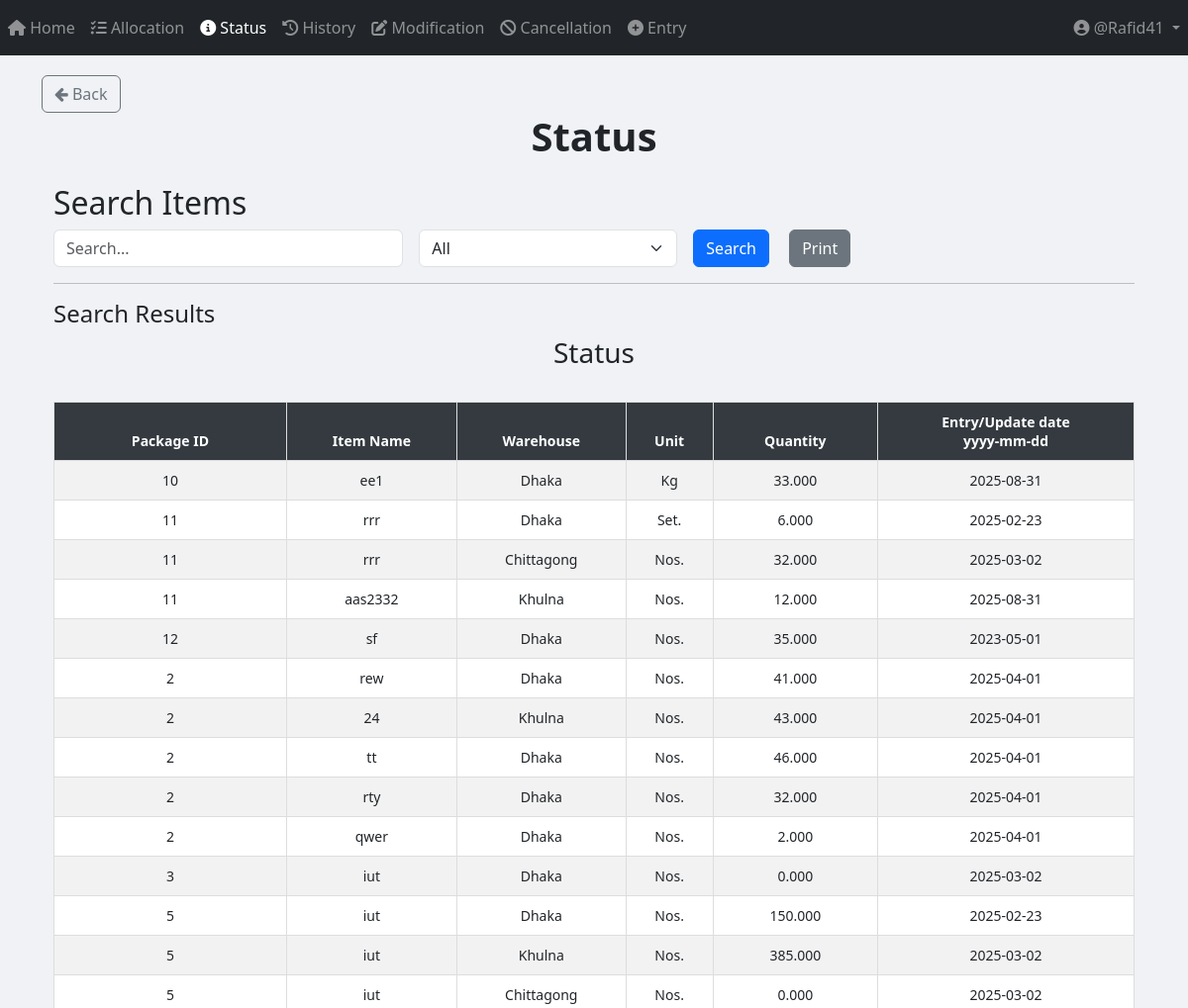
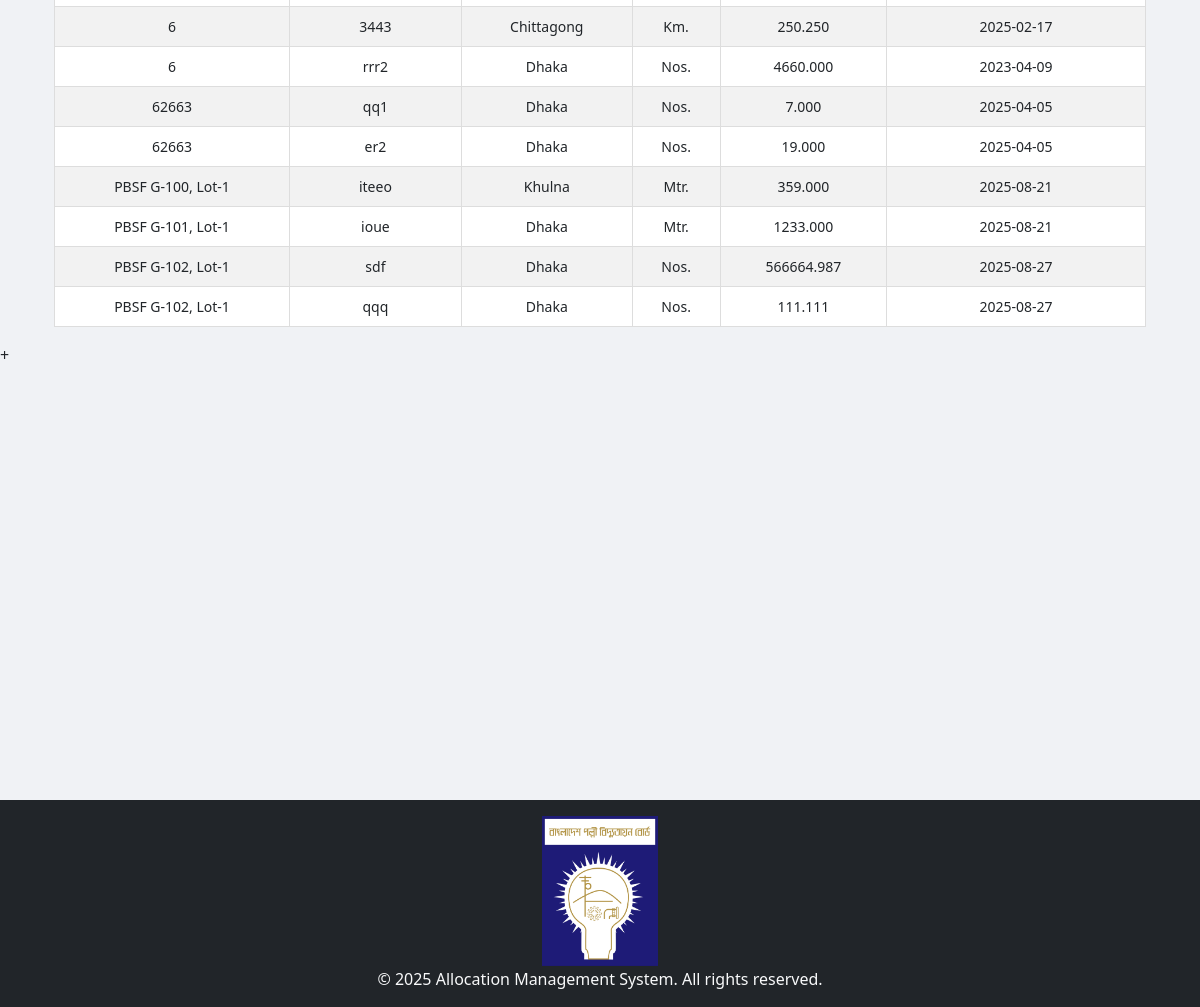
Screenshot of /status/ (signed in) with the database file from the repository (2 pictures, top to bottom).
### App_Entry/models.py (models this page shows, shortened)
class Item(models.Model):
    WAREHOUSE_CHOICES = [
        ("Dhaka", "Dhaka"),
        ("Khulna", "Khulna"),
        ("Chittagong", "Chittagong"),
    ]
    UNIT_CHOICES = [
        ("Nos.", "Nos."),
        ("Mtr.", "Mtr."),
        ("Km.", "Km."),
        ("Set.", "Set."),
        ("Pair.", "Pair."),
        ("Kg", "Kg"),
        ("Lot", "Lot"),
        ("Pcs", "Pcs"),
        ("Coil", "Coil"),
        ("Box", "Box"),
        ("Feet", "Feet"),
        ("Liter", "Liter"),
        ("m3", "m3"),
        ("m2", "m2"),
        ("Ream", "Ream"),
        ("Bundle", "Bundle"),
        ("Carton", "Carton"),
    ]
    name = models.CharField(max_length=255)
    description = models.TextField(blank=True, null=True)
    warehouse = models.CharField(
        max_length=50, choices=WAREHOUSE_CHOICES, default="Dhaka"
    )
    unit_of_item = models.CharField(
        max_length=100, choices=UNIT_CHOICES, default="Nos."
    )  # Updated field
    unit_price = models.DecimalField(max_digits=15, decimal_places=2, default=0.00)
    quantity_of_item = models.DecimalField(
        max_digits=20,
        decimal_places=3,
        default=0.00
    )
    package = models.ForeignKey(
        Package,
        on_delete=models.SET_NULL,
        related_name="package_of_item",
        null=True,
    )
    created_at = models.DateTimeField(default=timezone.now)

class Package(models.Model):
    packageId = models.TextField(unique=True)

### App_Status/views.py (the view, shortened to what this page needs)
# urls.py: path("", views.status_page, name="status_page"),
def status_page(request):
    query = request.GET.get("query", "").strip()  # Strip leading/trailing whitespaces from query input
    filter_by = request.GET.get("filter_by", "All")
    date_filter = request.GET.get("date", "")
    items = Item.objects.all()
    if filter_by == "Entry/Update date" and date_filter:
        try:
            date_obj = datetime.strptime(date_filter, "%Y-%m-%d")
            items = items.filter(created_at__date=date_obj.date())
        except ValueError:
            pass  # If the date format is invalid, ignore the filter
    items = items.order_by("package__packageId")
    return render(
        request,
        "App_Status/status.html",
        {
            "items": items,
            "query": query,
            "filter_by": filter_by,
            "date_filter": date_filter,
        },
    )

### templates/App_Status/status.html (shortened to what this page needs)
{% extends 'base.html' %}
{% load crispy_forms_tags %}
{% load static %}
{% block body_block %}
<a href="{% url 'App_Home:home_page' %}" class="btn btn-outline-secondary">
    <i class="fa fa-arrow-left"></i> Back
</a>
<center><h1><b> Status </b></h1></center>
<div class="container mt-4">
    <h2>Search Items</h2>
    <form method="GET" action="{% url 'App_Status:status_page' %}" class="row g-3">
        <div class="col-md-4">
            <input type="text" name="query" id="searchQuery" class="form-control" placeholder="Search..." value="{{ query }}">
        </div>
        <div class="col-md-3">
            <select name="filter_by" id="filterDropdown" class="form-select" onchange="toggleInputFields()">
                <option value="All" {% if filter_by == "All" %}selected{% endif %}>All</option>
            </select>
        </div>
        <div class="col-md-2">
            <button type="submit" class="btn btn-primary me-3">Search</button>
            <button type="button" class="btn btn-secondary" onclick="printResults()">Print</button>
        </div>
    </form>
    <hr>
    <h4>Search Results</h4>
    <div id="printableArea" class="table-responsive">
        <h3 class="text-center">Status</h3>
        <br>
        <table class="table table-bordered table-striped table-hover">
            <thead class="table-dark sticky-top">
                <tr>
                    <th>Package ID</th>
                    <th>Item Name</th>
                    <th>Warehouse</th>
                    <th>Unit</th>
                    <th>Quantity</th>
                    <th>Entry/Update date <center>yyyy-mm-dd</center></th>
                </tr>
            </thead>
            <tbody>
                {% if items %}
                    {% for item in items %}
                    <tr>
                        <td>{{ item.package.packageId }}</td>
                        <td>{{ item.name }}</td>
                        <td>{{ item.warehouse }}</td>
                        <td>{{ item.unit_of_item }}</td>
                        <td>{{ item.quantity_of_item }}</td>
                        <td>{{ item.created_at | date:"Y-m-d" }}</td>
                    </tr>
                    {% endfor %}
                {% else %}
                    <tr>
                        <td colspan="7" class="text-center text-danger">No matching data found</td>
                    </tr>
                {% endif %}
            </tbody>
        </table>
    </div>
</div>
{% endblock %}

### templates/partials/navbar.html (shortened to what this page needs)
{% if request.path|slice:":9" == "/project/" %}
    <nav class="navbar navbar-expand-sm navbar-dark" style="background-color: #2f1658ff;">
        <button class="navbar-toggler" type="button" data-toggle="collapse" data-target="#navbarProject">
            <span class="navbar-toggler-icon"></span>
        </button>
        <div class="collapse navbar-collapse" id="navbarProject">
            <ul class="navbar-nav mr-auto">
                {% if user.is_authenticated %}
                    <li class="nav-item">
                        <a class="nav-link" href="{% url 'Project_App_Home:project_home_page' %}">
                            <i class="fas fa-project-diagram"></i> P_Home
                        </a>
                    </li>
                    {% if request.user.is_superuser or request.user.user_group.user_group_type == "Editor" %}
                    <li class="nav-item">
                        <a class="nav-link" href="{% url 'Project_App_Allocation:allocation_page' %}">
                            <i class="fas fa-tasks"></i> P_Allocation
                        </a>
                    </li>
                    {% endif %}
                    {% if request.user.is_superuser or request.user.user_group.user_group_type in "Editor View History and Status only" %}
                    <li class="nav-item">
                        <a class="nav-link" href="{% url 'Project_App_Status:status_page' %}">
                            <i class="fas fa-info-circle"></i> P_Status
                        </a>
                    </li>
                    {% endif %}
                    <li class="nav-item">
                        <a class="nav-link" href="{% url 'Project_App_History:history_page' %}">
                            <i class="fas fa-history"></i> P_History
                        </a>
                    </li>
                    {% if request.user.is_superuser or request.user.user_group.user_group_type == "Editor" %}
                    <li class="nav-item">
                        <a class="nav-link" href="{% url 'Project_App_Modification:modification_menu' %}">
                            <i class="fas fa-edit"></i> P_Modification
                        </a>
                    </li>
                    <li class="nav-item">
                        <a class="nav-link" href="{% url 'Project_App_Cancellation:cancellation' %}">
                            <i class="fas fa-ban"></i> P_Cancellation
                        </a>
                    </li>
                    <li class="nav-item">
                        <a class="nav-link" href="{% url 'Project_App_Entry:entry_page' %}">
                            <i class="fas fa-plus-circle"></i> P_Entry
                        </a>
                    </li>
                    <li class="nav-item">
                        <a class="nav-link" href="{% url 'Project_App_ProjectWiseBalance:project_list' %}">
                            <i class="fas fa-plus-circle"></i> P_Project-Wise Balance
                        </a>
                    </li>
                    {% endif %}
                {% endif %}
            </ul>
            <ul class="navbar-nav">
                {% if user.is_authenticated %}
                    <li class="nav-item dropdown">
                        <a class="nav-link dropdown-toggle" href="#" id="userDropdown" role="button" data-toggle="dropdown">
                            <i class="fas fa-user-circle"></i> @{{ user.username }}
                        </a>
                        <div class="dropdown-menu dropdown-menu-right">
                            {% if request.user.is_superuser %}
                                <a class="dropdown-item text-primary" href="{% url 'App_Admin_Panel:admin_panel_home' %}">
                                    <i class="fas fa-tools"></i> <strong>Admin Panel</strong>
                                </a>
                                <div class="dropdown-divider"></div>
                            {% endif %}
                            <a class="dropdown-item text-danger" href="{% url 'App_Login:logout' %}">
                                <i class="fas fa-sign-out-alt"></i> <strong>Logout</strong>
                            </a>
                        </div>
                    </li>
                {% else %}
                    <li class="nav-item {% if request.resolver_match.url_name == 'login' %}active{% endif %}">
                        <a class="nav-link" href="{% url 'App_Login:login' %}">
                            <i class="fas fa-sign-in-alt"></i> Login
                        </a>
                    </li>
                {% endif %}
            </ul>
        </div>
    </nav>
{% else %}
    <nav class="navbar navbar-expand-sm navbar-dark bg-dark">
        <div class="collapse navbar-collapse" id="navbarDefault">
            <ul class="navbar-nav mr-auto">
                {% if user.is_authenticated %}
                    <li class="nav-item {% if request.resolver_match.url_name == 'home_page' %}active{% endif %}">
                        <a class="nav-link" href="{% url 'App_Home:home_page' %}">
                            <i class="fas fa-home"></i> Home
                        </a>
                    </li>
                    {% if request.user.is_superuser or request.user.user_group.user_group_type == "Editor" %}
                    <li class="nav-item {% if request.resolver_match.url_name == 'allocation_page' %}active{% endif %}">
                        <a class="nav-link" href="{% url 'App_Allocation:allocation_page' %}">
                            <i class="fas fa-tasks"></i> Allocation
                        </a>
                    </li>
                    {% endif %}
                    {% if request.user.is_superuser or request.user.user_group.user_group_type in "Editor View History and Status only" %}
                    <li class="nav-item {% if request.resolver_match.url_name == 'status_page' %}active{% endif %}">
                        <a class="nav-link" href="{% url 'App_Status:status_page' %}">
                            <i class="fas fa-info-circle"></i> Status
                        </a>
                    </li>
                    {% endif %}
                    <li class="nav-item {% if request.resolver_match.url_name == 'history_page' %}active{% endif %}">
                        <a class="nav-link" href="{% url 'App_History:history_page' %}">
                            <i class="fas fa-history"></i> History
                        </a>
                    </li>
                    {% if request.user.is_superuser or request.user.user_group.user_group_type == "Editor" %}
                    <li class="nav-item {% if request.resolver_match.url_name == 'modification_menu' %}active{% endif %}">
                        <a class="nav-link" href="{% url 'App_Modification:modification_menu' %}">
                            <i class="fas fa-edit"></i> Modification
                        </a>
                    </li>
                    {% endif %}
                    {% if request.user.is_superuser or request.user.user_group.user_group_type == "Editor" %}
                    <li class="nav-item {% if request.resolver_match.url_name == 'cancellation' %}active{% endif %}">
                        <a class="nav-link" href="{% url 'App_Cancellation:cancellation' %}">
                            <i class="fas fa-ban"></i> Cancellation
                        </a>
                    </li>
                    {% endif %}
                    {% if request.user.is_superuser or request.user.user_group.user_group_type == "Editor" %}
                    <li class="nav-item {% if request.resolver_match.url_name == 'entry_page' %}active{% endif %}">
                        <a class="nav-link" href="{% url 'App_Entry:entry_page' %}">
                            <i class="fas fa-plus-circle"></i> Entry
                        </a>
                    </li>
                    {% endif %}
                {% endif %}
            </ul>
            <ul class="navbar-nav">
                {% if user.is_authenticated %}
                    <li class="nav-item dropdown">
                        <a class="nav-link dropdown-toggle" href="#" id="userDropdown" role="button" data-toggle="dropdown">
                            <i class="fas fa-user-circle"></i> @{{ user.username }}
                        </a>
                    </li>
                {% else %}
                    <li class="nav-item {% if request.resolver_match.url_name == 'login' %}active{% endif %}">
                        <a class="nav-link" href="{% url 'App_Login:login' %}">
                            <i class="fas fa-sign-in-alt"></i> Login
                        </a>
                    </li>
                {% endif %}
            </ul>
        </div>
    </nav>
{% endif %}

### templates/App_Status/status.html (style rules this page uses)
.table { font-size: 14px; text-align: center; }
.sticky-top { position: sticky; top: 0; z-index: 1020; }
.table-dark th { background-color: #343a40 !important; color: white !important; }
.table-bordered th, .table-bordered td { border: 1px solid #ddd !important; padding: 10px; }

### templates/partials/footer.html (style rules this page uses)
html, body { height: 100%; margin: 0; }

### rows the page displays
Item: package.packageId "10", name "ee1", warehouse "Dhaka", unit_of_item "Kg", quantity_of_item "33.000", created_at "2025-08-31"
Item: package.packageId "11", name "rrr", warehouse "Dhaka", unit_of_item "Set.", quantity_of_item "6.000", created_at "2025-02-23"
Item: package.packageId "11", name "rrr", warehouse "Chittagong", unit_of_item "Nos.", quantity_of_item "32.000", created_at "2025-03-02"
Item: package.packageId "11", name "aas2332", warehouse "Khulna", unit_of_item "Nos.", quantity_of_item "12.000", created_at "2025-08-31"
Item: package.packageId "12", name "sf", warehouse "Dhaka", unit_of_item "Nos.", quantity_of_item "35.000", created_at "2023-05-01"
Item: package.packageId "2", name "rew", warehouse "Dhaka", unit_of_item "Nos.", quantity_of_item "41.000", created_at "2025-04-01"
Item: package.packageId "2", name "24", warehouse "Khulna", unit_of_item "Nos.", quantity_of_item "43.000", created_at "2025-04-01"
Item: package.packageId "2", name "tt", warehouse "Dhaka", unit_of_item "Nos.", quantity_of_item "46.000", created_at "2025-04-01"
Item: package.packageId "2", name "rty", warehouse "Dhaka", unit_of_item "Nos.", quantity_of_item "32.000", created_at "2025-04-01"
Item: package.packageId "2", name "qwer", warehouse "Dhaka", unit_of_item "Nos.", quantity_of_item "2.000", created_at "2025-04-01"
Item: package.packageId "3", name "iut", warehouse "Dhaka", unit_of_item "Nos.", quantity_of_item "0.000", created_at "2025-03-02"
Item: package.packageId "5", name "iut", warehouse "Dhaka", unit_of_item "Nos.", quantity_of_item "150.000", created_at "2025-02-23"
Item: package.packageId "5", name "iut", warehouse "Khulna", unit_of_item "Nos.", quantity_of_item "385.000", created_at "2025-03-02"
Item: package.packageId "5", name "iut", warehouse "Chittagong", unit_of_item "Nos.", quantity_of_item "0.000", created_at "2025-03-02"
Item: package.packageId "6", name "3443", warehouse "Chittagong", unit_of_item "Km.", quantity_of_item "250.250", created_at "2025-02-17"
Item: package.packageId "6", name "rrr2", warehouse "Dhaka", unit_of_item "Nos.", quantity_of_item "4660.000", created_at "2023-04-09"
Item: package.packageId "62663", name "qq1", warehouse "Dhaka", unit_of_item "Nos.", quantity_of_item "7.000", created_at "2025-04-05"
Item: package.packageId "62663", name "er2", warehouse "Dhaka", unit_of_item "Nos.", quantity_of_item "19.000", created_at "2025-04-05"
Item: package.packageId "PBSF G-100, Lot-1", name "iteeo", warehouse "Khulna", unit_of_item "Mtr.", quantity_of_item "359.000", created_at "2025-08-21"
Item: package.packageId "PBSF G-101, Lot-1", name "ioue", warehouse "Dhaka", unit_of_item "Mtr.", quantity_of_item "1233.000", created_at "2025-08-21"
Item: package.packageId "PBSF G-102, Lot-1", name "sdf", warehouse "Dhaka", unit_of_item "Nos.", quantity_of_item "566664.987", created_at "2025-08-27"
Item: package.packageId "PBSF G-102, Lot-1", name "qqq", warehouse "Dhaka", unit_of_item "Nos.", quantity_of_item "111.111", created_at "2025-08-27"

### other values shown
{{ user.username }} "Rafid41"
